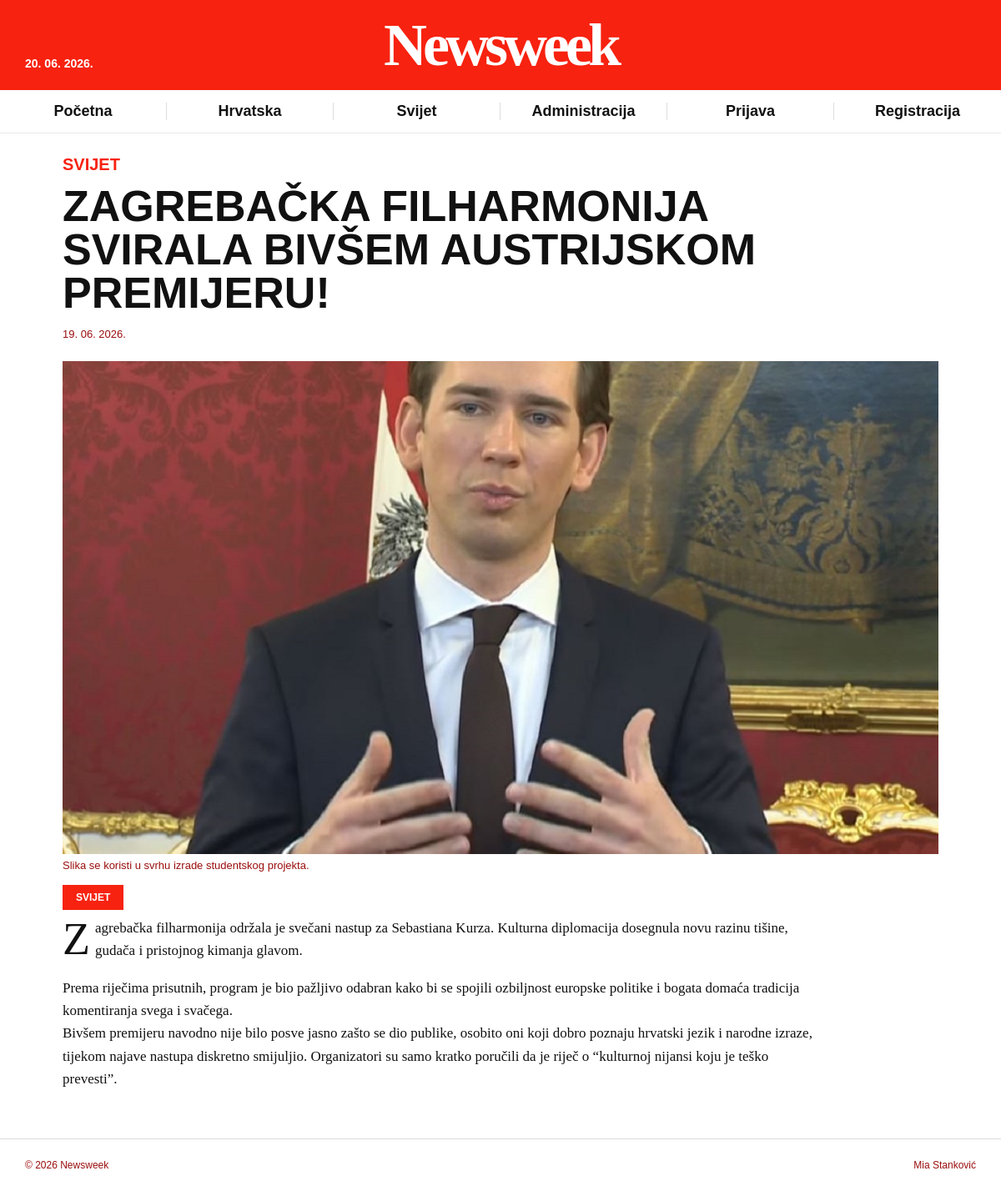
Screenshot of /clanak.php?id=6 with the database file from the repository.
### tables this page shows
CREATE TABLE kategorije (
    id INT UNSIGNED NOT NULL AUTO_INCREMENT,
    ime VARCHAR(50) NOT NULL,
    PRIMARY KEY (id),
    UNIQUE KEY uq_kategorije_ime (ime)
);

CREATE TABLE vijesti (
    id INT UNSIGNED NOT NULL AUTO_INCREMENT,
    naslov VARCHAR(100) NOT NULL,
    sazetak VARCHAR(255) NOT NULL,
    tekst TEXT NOT NULL,
    slika_url VARCHAR(255) NOT NULL,
    idKategorija INT UNSIGNED NOT NULL,
    arhiva TINYINT(1) NOT NULL DEFAULT 0,
    datum TIMESTAMP NOT NULL DEFAULT CURRENT_TIMESTAMP,
    PRIMARY KEY (id),
    KEY idx_vijesti_kategorija (idKategorija),
    CONSTRAINT fk_vijesti_kategorija
        FOREIGN KEY (idKategorija) REFERENCES kategorije (id)
        ON UPDATE CASCADE ON DELETE RESTRICT
);

### auth.php (called while the page is built, shortened)
<?php
function korisnikJePrijavljen(): bool
{
    return isset($_SESSION['korisnik_id']);
}
        ?>

### clanak.php (the view, shortened to what this page needs)
<?php
require_once 'connect.php';
$articleId = filter_input(INPUT_GET, 'id', FILTER_VALIDATE_INT);
$articleQuery = 'SELECT v.naslov, v.sazetak, v.tekst, v.slika_url, v.datum, k.ime AS kategorija
                 FROM vijesti v
                 JOIN kategorije k ON k.id = v.idKategorija
                 WHERE v.id = ? AND v.arhiva = 0';
$articleStatement = mysqli_prepare($dbc, $articleQuery);
mysqli_stmt_bind_param($articleStatement, 'i', $articleId);
mysqli_stmt_execute($articleStatement);
$articleResult = mysqli_stmt_get_result($articleStatement);
$article = mysqli_fetch_assoc($articleResult);
require 'header.php';
?>
<main class="article-content">
    <article class="article-detail">
        <header class="article-header">
            <p class="article-category"><?= htmlspecialchars($article['kategorija'], ENT_QUOTES, 'UTF-8') ?></p>
            <h1><?= htmlspecialchars($article['naslov'], ENT_QUOTES, 'UTF-8') ?></h1>
            <time datetime="<?= date('Y-m-d', strtotime($article['datum'])) ?>">
                <?= date('d. m. Y.', strtotime($article['datum'])) ?>
            </time>
        </header>
        <figure class="article-figure">
            <img src="<?= htmlspecialchars($article['slika_url'], ENT_QUOTES, 'UTF-8') ?>"
                 alt="<?= htmlspecialchars($article['naslov'], ENT_QUOTES, 'UTF-8') ?>">
            <figcaption>Slika se koristi u svrhu izrade studentskog projekta.</figcaption>
        </figure>
        <p class="category-label"><?= htmlspecialchars($article['kategorija'], ENT_QUOTES, 'UTF-8') ?></p>
        <div class="article-body">
            <p class="lead"><?= htmlspecialchars($article['sazetak'], ENT_QUOTES, 'UTF-8') ?></p>
            <p><?= nl2br(htmlspecialchars($article['tekst'], ENT_QUOTES, 'UTF-8')) ?></p>
        </div>
    </article>
</main>
<?php require 'footer.php'; ?>

### header.php (shortened to what this page needs)
<?php
require_once 'auth.php';
$navigationCategories = mysqli_query($dbc, 'SELECT id, ime FROM kategorije ORDER BY id');
?>
<!DOCTYPE html>
<html lang="hr">
<head>
    <link rel="stylesheet" href="assets/css/style.css">
</head>
<body>
    <div class="site-wrapper">
        <header class="site-header">
            <div class="masthead">
                <time datetime="<?= date('Y-m-d') ?>"><?= date('d. m. Y.') ?></time>
                <a class="logo" href="index.php" aria-label="Newsweek početna stranica">Newsweek</a>
            </div>
            <nav class="main-navigation" aria-label="Glavna navigacija">
                <a href="index.php">Početna</a>
                <?php while ($navigationCategory = mysqli_fetch_assoc($navigationCategories)): ?>
                    <a href="kategorija.php?id=<?= $navigationCategory['id'] ?>">
                        <?= htmlspecialchars($navigationCategory['ime'], ENT_QUOTES, 'UTF-8') ?>
                    </a>
                <?php endwhile; ?>
                <a href="administracija.php">Administracija</a>
                <?php if (korisnikJePrijavljen()): ?>
                    <a href="odjava.php">Odjava</a>
                <?php else: ?>
                    <a href="prijava.php">Prijava</a>
                    <a href="registracija.php">Registracija</a>
                <?php endif; ?>
            </nav>
        </header>

### assets/css/style.css (style rules this page uses)
:root { --newsweek-red: #f72210; --page-background: #f4f5f6; --content-background: #ffffff; --text-color: #111111; --muted-text: #9b0e0e; --border-color: #dddddd; --content-width: 1310px; }
* { box-sizing: border-box; }
body { margin: 0; background: var(--page-background); color: var(--text-color); font-family: Arial, Helvetica, sans-serif; }
img { display: block; max-width: 100%; }
a { color: inherit; }
.site-wrapper { width: min(100%, var(--content-width)); min-height: 100vh; margin: 0 auto; background: var(--content-background); }
.masthead { position: relative; min-height: 94px; padding: 18px 30px; background: var(--newsweek-red); color: #ffffff; }
.masthead time { position: absolute; left: 30px; bottom: 24px; font-size: 14px; font-weight: 700; }
.logo { display: block; width: max-content; margin: 0 auto; color: #ffffff; font-family: Georgia, "Times New Roman", serif; font-size: clamp(52px, 6vw, 74px); font-weight: 900; line-height: 1; letter-spacing: -5px; text-decoration: none; }
.main-navigation { display: grid; grid-template-columns: repeat(auto-fit, minmax(140px, 1fr)); border-bottom: 1px solid #e7e7e7; }
.main-navigation a { margin: 15px 0; border-right: 1px solid var(--border-color); font-family: "Arial Narrow", Arial, sans-serif; font-size: 18px; font-weight: 700; text-align: center; text-decoration: none; }
.main-navigation a:last-child { border-right: 0; }
.article-content { padding: 26px 30px 40px; }
.article-detail { max-width: 1050px; margin: 0 auto; }
.article-header { margin-bottom: 24px; }
.article-category { margin: 0 0 12px; color: var(--newsweek-red); font-family: "Arial Narrow", Arial, sans-serif; font-size: 20px; font-weight: 700; text-transform: uppercase; }
.article-header h1 { max-width: 1000px; margin: 0 0 14px; font-family: "Arial Narrow", Arial, sans-serif; font-size: clamp(34px, 5vw, 52px); line-height: 1; text-transform: uppercase; }
.article-header time, .article-figure figcaption { color: var(--muted-text); font-size: 13px; }
.article-figure { margin: 0; }
.article-figure img { width: 100%; aspect-ratio: 16 / 9; object-fit: cover; }
.article-figure figcaption { margin-top: 6px; }
.category-label { display: inline-block; margin: 16px 0 8px; padding: 8px 16px; background: var(--newsweek-red); color: #ffffff; font-size: 12px; font-weight: 700; text-transform: uppercase; }
.article-body { max-width: 900px; font-family: Georgia, "Times New Roman", serif; font-size: 17px; line-height: 1.6; }
.article-body p { margin: 0 0 18px; }
.article-body .lead::first-letter { float: left; margin: 7px 6px 0 0; font-size: 54px; line-height: 0.75; }

### rows the page displays
kategorije: ime "Hrvatska"
kategorije: ime "Svijet"
vijesti: idKategorija.ime "SVIJET", naslov "ZAGREBAČKA FILHARMONIJA SVIRALA BIVŠEM AUSTRIJSKOM PREMIJERU!", datum "19. 06. 2026.", slika_url (picture), sazetak "Zagrebačka filharmonija održala je svečani nastup za Sebastiana Kurza. Kulturna diplomacija dosegnula novu razinu tišine, gudača i pristojnog kimanja glavom.", tekst "Prema riječima prisutnih, program je bio pažljivo odabran kako bi se spojili ozbiljnost europske politike i bogata domaća tradicija komentiranja svega i svačega. Bivšem premijeru navodno nije bilo posve jasno zašto se dio publike, osobito oni koji dobro poznaju hrvatski jezik i narodne izraze, tijekom najave nastupa diskretno smijuljio. Organizatori su samo kratko poručili da je riječ o “kulturnoj nijansi koju je teško prevesti”."
